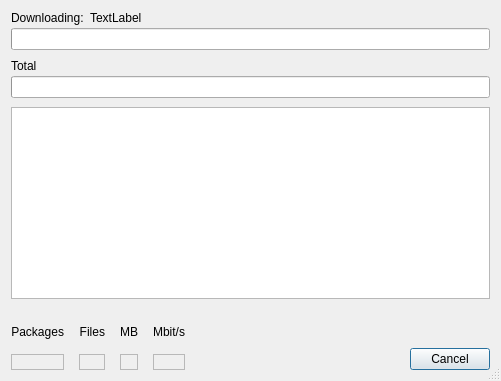
<?xml version="1.0" encoding="UTF-8"?>
<ui version="4.0">
 <class>UpdateDialog</class>
 <widget class="QDialog" name="UpdateDialog">
  <property name="windowModality">
   <enum>Qt::ApplicationModal</enum>
  </property>
  <property name="minimumSize">
   <size>
    <width>501</width>
    <height>309</height>
   </size>
  </property>
  <property name="sizeGripEnabled">
   <bool>true</bool>
  </property>
  <property name="modal">
   <bool>true</bool>
  </property>
  <layout class="QVBoxLayout" name="verticalLayout_7">
   <property name="spacing">
    <number>9</number>
   </property>
   <item>
    <layout class="QVBoxLayout" name="verticalLayout_5">
     <property name="spacing">
      <number>3</number>
     </property>
     <item>
      <widget class="QWidget" name="" native="true">
       <layout class="QHBoxLayout" name="horizontalLayout">
        <property name="leftMargin">
         <number>0</number>
        </property>
        <property name="topMargin">
         <number>0</number>
        </property>
        <property name="rightMargin">
         <number>0</number>
        </property>
        <property name="bottomMargin">
         <number>0</number>
        </property>
        <item>
         <widget class="QLabel" name="labelProgress1">
          <property name="text">
           <string>Downloading:</string>
          </property>
         </widget>
        </item>
        <item>
         <widget class="QLabel" name="labelPackageName">
          <property name="sizePolicy">
           <sizepolicy hsizetype="Preferred" vsizetype="Preferred">
            <horstretch>3</horstretch>
            <verstretch>0</verstretch>
           </sizepolicy>
          </property>
          <property name="text">
           <string>TextLabel</string>
          </property>
         </widget>
        </item>
       </layout>
      </widget>
     </item>
     <item>
      <widget class="QProgressBar" name="progressBar1"/>
     </item>
    </layout>
   </item>
   <item>
    <layout class="QVBoxLayout" name="verticalLayout_8">
     <property name="spacing">
      <number>3</number>
     </property>
     <item>
      <widget class="QLabel" name="labelProgress2">
       <property name="text">
        <string>Total</string>
       </property>
      </widget>
     </item>
     <item>
      <widget class="QProgressBar" name="progressBar2"/>
     </item>
    </layout>
   </item>
   <item>
    <widget class="QTextBrowser" name="textBrowser"/>
   </item>
   <item>
    <layout class="QHBoxLayout" name="horizontalLayout_3">
     <property name="spacing">
      <number>15</number>
     </property>
     <item>
      <layout class="QVBoxLayout" name="verticalLayout">
       <item>
        <widget class="QLabel" name="label_5">
         <property name="text">
          <string>Packages</string>
         </property>
         <property name="alignment">
          <set>Qt::AlignBottom|Qt::AlignRight|Qt::AlignTrailing</set>
         </property>
         <property name="wordWrap">
          <bool>true</bool>
         </property>
        </widget>
       </item>
       <item>
        <widget class="QLabel" name="labelPackages">
         <property name="sizePolicy">
          <sizepolicy hsizetype="Preferred" vsizetype="Fixed">
           <horstretch>0</horstretch>
           <verstretch>0</verstretch>
          </sizepolicy>
         </property>
         <property name="frameShape">
          <enum>QFrame::StyledPanel</enum>
         </property>
         <property name="frameShadow">
          <enum>QFrame::Sunken</enum>
         </property>
         <property name="text">
          <string/>
         </property>
         <property name="alignment">
          <set>Qt::AlignRight|Qt::AlignTrailing|Qt::AlignVCenter</set>
         </property>
        </widget>
       </item>
      </layout>
     </item>
     <item>
      <layout class="QVBoxLayout" name="verticalLayout_2">
       <item>
        <widget class="QLabel" name="label_7">
         <property name="text">
          <string>Files</string>
         </property>
         <property name="alignment">
          <set>Qt::AlignBottom|Qt::AlignRight|Qt::AlignTrailing</set>
         </property>
         <property name="wordWrap">
          <bool>true</bool>
         </property>
        </widget>
       </item>
       <item>
        <widget class="QLabel" name="labelFiles">
         <property name="sizePolicy">
          <sizepolicy hsizetype="Preferred" vsizetype="Fixed">
           <horstretch>0</horstretch>
           <verstretch>0</verstretch>
          </sizepolicy>
         </property>
         <property name="frameShape">
          <enum>QFrame::StyledPanel</enum>
         </property>
         <property name="frameShadow">
          <enum>QFrame::Sunken</enum>
         </property>
         <property name="text">
          <string/>
         </property>
         <property name="alignment">
          <set>Qt::AlignRight|Qt::AlignTrailing|Qt::AlignVCenter</set>
         </property>
        </widget>
       </item>
      </layout>
     </item>
     <item>
      <layout class="QVBoxLayout" name="verticalLayout_3">
       <item>
        <widget class="QLabel" name="label_9">
         <property name="text">
          <string>MB</string>
         </property>
         <property name="alignment">
          <set>Qt::AlignBottom|Qt::AlignRight|Qt::AlignTrailing</set>
         </property>
         <property name="wordWrap">
          <bool>true</bool>
         </property>
        </widget>
       </item>
       <item>
        <widget class="QLabel" name="labelMB">
         <property name="sizePolicy">
          <sizepolicy hsizetype="Preferred" vsizetype="Fixed">
           <horstretch>0</horstretch>
           <verstretch>0</verstretch>
          </sizepolicy>
         </property>
         <property name="frameShape">
          <enum>QFrame::StyledPanel</enum>
         </property>
         <property name="frameShadow">
          <enum>QFrame::Sunken</enum>
         </property>
         <property name="text">
          <string/>
         </property>
         <property name="alignment">
          <set>Qt::AlignRight|Qt::AlignTrailing|Qt::AlignVCenter</set>
         </property>
        </widget>
       </item>
      </layout>
     </item>
     <item>
      <layout class="QVBoxLayout" name="verticalLayout_4">
       <item>
        <widget class="QLabel" name="label_11">
         <property name="text">
          <string>Mbit/s</string>
         </property>
         <property name="alignment">
          <set>Qt::AlignBottom|Qt::AlignRight|Qt::AlignTrailing</set>
         </property>
        </widget>
       </item>
       <item>
        <widget class="QLabel" name="labelMbits">
         <property name="sizePolicy">
          <sizepolicy hsizetype="Preferred" vsizetype="Fixed">
           <horstretch>0</horstretch>
           <verstretch>0</verstretch>
          </sizepolicy>
         </property>
         <property name="frameShape">
          <enum>QFrame::StyledPanel</enum>
         </property>
         <property name="frameShadow">
          <enum>QFrame::Sunken</enum>
         </property>
         <property name="text">
          <string/>
         </property>
         <property name="alignment">
          <set>Qt::AlignRight|Qt::AlignTrailing|Qt::AlignVCenter</set>
         </property>
        </widget>
       </item>
      </layout>
     </item>
     <item>
      <spacer name="horizontalSpacer">
       <property name="orientation">
        <enum>Qt::Horizontal</enum>
       </property>
       <property name="sizeHint" stdset="0">
        <size>
         <width>40</width>
         <height>20</height>
        </size>
       </property>
      </spacer>
     </item>
     <item>
      <layout class="QVBoxLayout" name="verticalLayout_6">
       <item>
        <spacer name="verticalSpacer">
         <property name="orientation">
          <enum>Qt::Vertical</enum>
         </property>
         <property name="sizeType">
          <enum>QSizePolicy::Ignored</enum>
         </property>
         <property name="sizeHint" stdset="0">
          <size>
           <width>20</width>
           <height>40</height>
          </size>
         </property>
        </spacer>
       </item>
       <item>
        <widget class="QPushButton" name="pushButton">
         <property name="text">
          <string>Cancel</string>
         </property>
        </widget>
       </item>
      </layout>
     </item>
    </layout>
   </item>
  </layout>
 </widget>
 <resources/>
 <connections/>
</ui>
